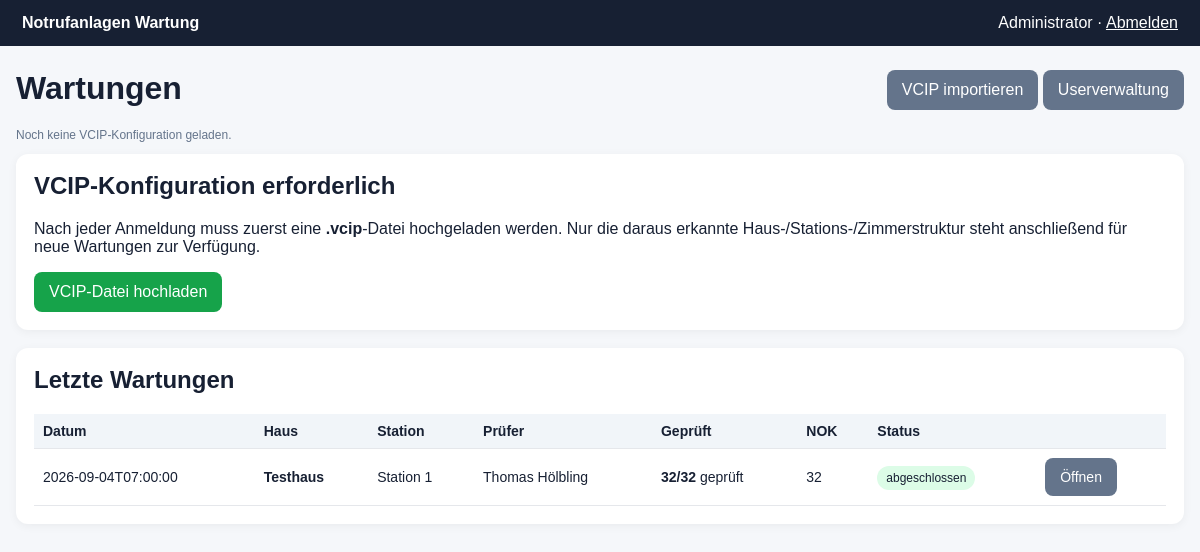
The page / (signed in) on the database its author committed.
### tables this page shows
CREATE TABLE users (
        id INTEGER PRIMARY KEY AUTOINCREMENT,
        username TEXT UNIQUE NOT NULL,
        password_hash TEXT NOT NULL,
        display_name TEXT NOT NULL,
        role TEXT NOT NULL DEFAULT 'technician'
    );

CREATE TABLE maintenances (
        id INTEGER PRIMARY KEY AUTOINCREMENT,
        hauscode TEXT NOT NULL,
        station TEXT NOT NULL,
        technician_id INTEGER NOT NULL,
        inspector_name TEXT,
        inspection_year INTEGER,
        inspection_type TEXT,
        email_address TEXT,
        status TEXT NOT NULL DEFAULT 'open',
        created_at TEXT NOT NULL,
        completed_at TEXT,
        signature TEXT,
        email_sent_at TEXT,
        email_error TEXT,
        pdf_path TEXT, station_id TEXT,
        FOREIGN KEY(technician_id) REFERENCES users(id)
    );

### app/main.py (the view)
@app.get("/",response_class=HTMLResponse)
def home(request: Request):
    u=current_user(request)
    if not u:return RedirectResponse("/login",303)
    c=db(); maint=c.execute("""SELECT m.*,u.display_name,
        COUNT(res.id) AS total_rooms,
        SUM(CASE WHEN res.zt IS NOT NULL AND res.zl IS NOT NULL AND res.rt_b1 IS NOT NULL AND res.rt_b2 IS NOT NULL AND res.rt_b3 IS NOT NULL AND res.rt IS NOT NULL AND res.pt_bad IS NOT NULL AND res.rt_bad IS NOT NULL AND res.zt_bad IS NOT NULL AND res.at_bad IS NOT NULL THEN 1 ELSE 0 END) AS checked_rooms,
        SUM(CASE WHEN res.zt='NOK' OR res.zl='NOK' OR res.rt_b1='NOK' OR res.rt_b2='NOK' OR res.rt_b3='NOK' OR res.rt='NOK' OR res.rt_bad='NOK' OR res.pt_bad='NOK' OR res.zt_bad='NOK' OR res.at_bad='NOK' THEN 1 ELSE 0 END) AS nok_rooms
        FROM maintenances m JOIN users u ON u.id=m.technician_id LEFT JOIN results res ON res.maintenance_id=m.id
        GROUP BY m.id ORDER BY m.id DESC LIMIT 30""").fetchall(); c.close()
    houses=active_houses(request)
    return TEMPLATES.TemplateResponse("dashboard.html",{"request":request,"user":u,"maintenances":maint,"houses":houses,"house_count":len(houses),"is_admin":u["role"]=="admin","has_config":bool(get_active_config_id(request))})

### app/templates/dashboard.html (shortened to what this page needs)
{% extends "base.html" %}{% block content %}
<div class="actions" style="justify-content:space-between">
  <div><h1>Wartungen</h1><p class="mini">{% if has_config %}Aktive VCIP-Konfiguration geladen – neue Wartungen können ausschließlich aus dieser Programmierung gestartet werden.{% else %}Noch keine VCIP-Konfiguration geladen.{% endif %}</p></div>
  <div><a class="btn secondary" href="/import">VCIP importieren</a>{% if is_admin %} <a class="btn secondary" href="/users">Userverwaltung</a>{% endif %}</div>
</div>
{% if has_config %}
<div class="card">
<h2>Neue Wartung</h2><p class="mini">Haus auswählen → Station auswählen → Jahr auswählen → die Zimmer werden ausschließlich aus der aktuell hochgeladenen VCIP-Datei übernommen.</p>
<form method="post" action="/maintenance/start" id="startForm"><div class="grid">
<label>Haus<select id="house" name="hauscode" onchange="loadStations()" required><option value="">Bitte auswählen...</option>{% for code,label in houses %}<option value="{{code}}">{{label}}</option>{% endfor %}</select></label>
<label>Station<select id="station" name="station_id" onchange="loadRooms()" disabled required><option value="">Bitte zuerst Haus wählen...</option></select></label>
<label>Überprüfung für das Jahr:<select name="inspection_year" required>{% for y in range(2026,2041) %}<option value="{{y}}" {% if y==2026 %}selected{% endif %}>{{y}}</option>{% endfor %}</select></label>
<label>Art der Überprüfung:<select name="inspection_type" required><option value="Inspektion">Inspektion</option><option value="Wartung" selected>Wartung</option><option value="Instandhaltung">Instandhaltung</option></select></label>
</div><div id="roomInfo" class="card" style="display:none;margin-top:16px;background:#f8fafc"></div><p><button id="startBtn" class="btn success" type="submit" disabled>Wartung starten</button></p></form></div>
{% else %}
<div class="card"><h2>VCIP-Konfiguration erforderlich</h2><p>Nach jeder Anmeldung muss zuerst eine <b>.vcip</b>-Datei hochgeladen werden. Nur die daraus erkannte Haus-/Stations-/Zimmerstruktur steht anschließend für neue Wartungen zur Verfügung.</p><a class="btn success" href="/import">VCIP-Datei hochladen</a></div>
{% endif %}
<div class="card"><h2>Letzte Wartungen</h2>
<table><tr><th>Datum</th><th>Haus</th><th>Station</th><th>Prüfer</th><th>Geprüft</th><th>NOK</th><th>Status</th><th></th></tr>
{% for m in maintenances %}<tr><td>{{m.created_at}}</td><td><b>{{m.hauscode}}</b></td><td>{{m.station}}</td><td>{{m.inspector_name or m.display_name}}</td><td><b>{{m.checked_rooms or 0}}/{{m.total_rooms or 0}}</b> geprüft</td><td>{{m.nok_rooms or 0}}</td><td><span class="status {% if m.status=='completed' %}ok{% else %}nf{% endif %}">{{"abgeschlossen" if m.status=="completed" else "offen"}}</span></td><td><a class="btn secondary" href="/maintenance/{{m.id}}">Öffnen</a></td></tr>{% else %}<tr><td colspan="8">Noch keine Wartungen.</td></tr>{% endfor %}</table></div>
{% endblock %}

### app/templates/base.html (shortened to what this page needs)
<!doctype html>
<html lang="de">
<head>
</head>
<body>
<div class="top"><b>Notrufanlagen Wartung</b>{% if user %}<span>{{ user.display_name }} · <a style="color:white" href="/logout">Abmelden</a></span>{% endif %}</div>
<div class="wrap">{% block content %}{% endblock %}</div>
</body>
</html>

### app/templates/base.html (style rules this page uses)
:root { font-family:Arial,sans-serif;color:#172033;background:#f5f7fa }
body { margin:0 }
.top { background:#172033;color:#fff;padding:14px 22px;display:flex;justify-content:space-between;align-items:center }
.wrap { max-width:1200px;margin:24px auto;padding:0 16px }
.card { background:white;border-radius:12px;padding:18px;margin-bottom:18px;box-shadow:0 2px 10px #0000000d }
h1,h2 { margin-top:0 }
.btn { display:inline-block;border:0;border-radius:8px;padding:11px 15px;background:#2563eb;color:white;text-decoration:none;cursor:pointer }
.btn.secondary { background:#64748b }
.btn.success { background:#16a34a }
table { width:100%;border-collapse:collapse }
th,td { border-bottom:1px solid #e5e7eb;padding:9px;text-align:left;font-size:14px }
th { background:#f1f5f9 }
.status { padding:5px 9px;border-radius:99px;font-size:12px }
.ok { background:#dcfce7 }
.mini { font-size:12px;color:#64748b }
.actions { display:flex;gap:8px;flex-wrap:wrap }

### rows shown on the page
users: display_name "Administrator"
maintenances: created_at "2026-09-04T07:00:00", hauscode "Testhaus", station "Station 1", inspector_name "Thomas Hölbling", checked_rooms "32", total_rooms "32", nok_rooms "32", status "abgeschlossen"
